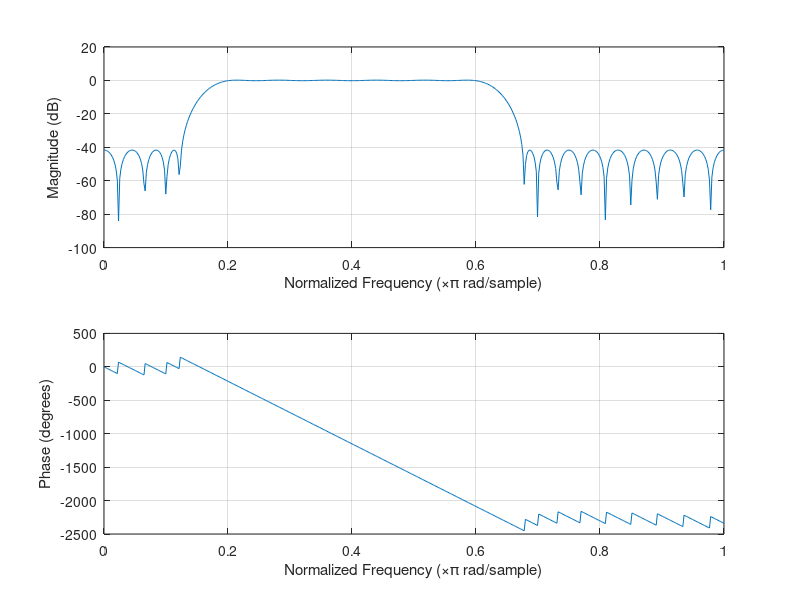
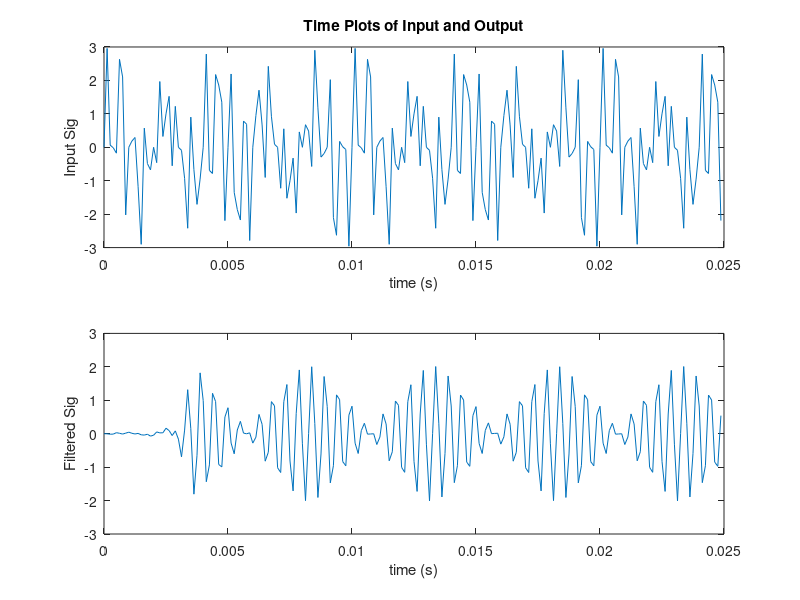
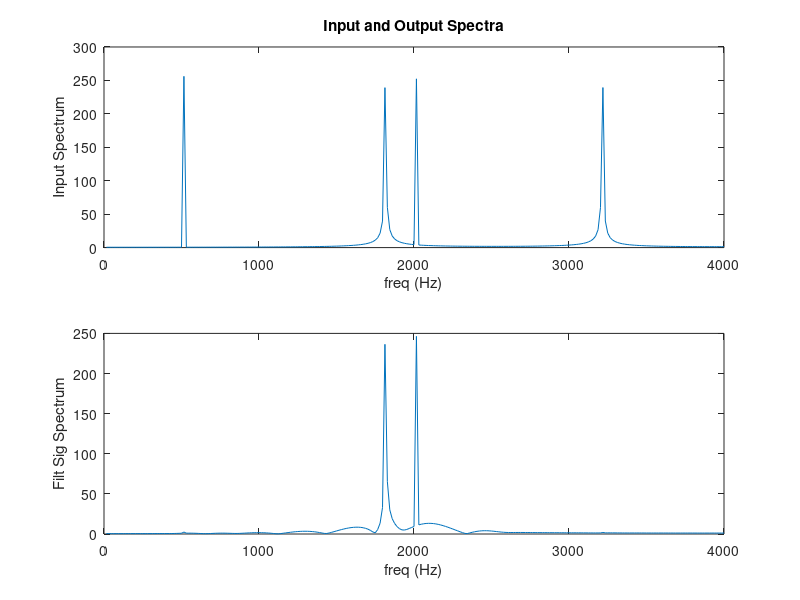

MATLAB code for these plots, in order:
% fir_2b.m
% FIR filter design example using the MATLAB FIR1 function 
% Autor: Nils Parche, 19.11.2017
clear all;
clc;

Fs=8e3; %Specify Sampling Frequency
Ts=1/Fs; %Sampling period.
Ns=512; %No of time samples to be plotted.
F=[500 800 2400 2700]; %Cutoff frequenzcy
A=[0 1 0]; % Desired amplitude
RP = 0.4; % Passband ripple
RS = 40; % Stopband ripple
DEV = [10^(-RS/20) (10^(RP/20)-1)/(10^(RP/20)+1) 10^(-RS/20)];

t=[0:Ts:Ts*(Ns-1)]; %Make time array that contains Ns elements
%t = [0, Ts, 2Ts, 3Ts,..., (Ns-1)Ts]
%create sampled sinusoids at different frequencies

%create sampled sinusoids at different frequencies
f1=500; f2=1800; f3=2000; f4=3200;
x1=sin(2*pi*f1*t); x2=sin(2*pi*f2*t); x3=sin(2*pi*f3*t); x4=sin(2*pi*f4*t);
x=x1+x2+x3+x4; %Calculate samples for a 4-tone input signal

% f_step = 100:100:3900;
% f_kamm = zeros(length(f_step),Ns);
% x = zeros(1,length(f_kamm));
% 
% 
% for i=1:length(f_kamm(:,1))
%     for j=1:Ns
%         f_kamm(i,j) = sin(2*pi*f_step(i)*t(j));
%     end
%     
% end
% 
% x=sum(f_kamm);

% N=16; %FIR1 requires filter order (N) to be EVEN when gain = 1 at Fs/2.
% W=[0.4 0.6]; %Specify Bandstop filter with stop band between
%0.4*(Fs/2) and 0.6*(Fs/2)
[N, F0, A0, W] = firpmord(F, A, DEV, Fs)
N=N+5
B=firpm(N, F0, A0, W) %Design FIR Filter using default Hamming window.
%create header file fir_coef.h (FIR filter coefficients)
correction = 32767;
B_correction = floor(B*correction) %cast B to 16 bit short Int
%create header file fir_coef.h (FIR filter coefficients)
filnam = fopen('BP_coeff.h', 'w'); % generate include-file
fprintf(filnam,'#define N %d\n', N+1);
fprintf(filnam,'short h[N]={\n');
j = 0;
for i= 1:N+1;
 fprintf(filnam,' %6.0f,', B_correction(i));
 j = j + 1;
 if j >7
 fprintf(filnam, '\n');
 j = 0;
 end
end
fprintf(filnam,'};\n');
fclose(filnam);
A=1; %FIR filters have no poles, only zeros.
grid on;
freqz(B,A); %Plot frequency response - both amp and phase response.
%pause; %User must hit any key on PC keyboard to continue.
figure; %Create a new figure window, so previous one isn't lost.
subplot(2,1,1); %Two subplots will go on this figure window.
Npts=200;
%Npts=Ns;
plot(t(1:Npts),x(1:Npts)) %Plot first Npts of this 4-tone input signal
title('Time Plots of Input and Output');
xlabel('time (s)'); ylabel('Input Sig');
%Now apply this filter to the 4-tone test sequence
y = filter(B,A,x);
subplot(2,1,2); %Now go to bottom subplot.
plot(t(1:Npts),y(1:Npts)); %Plot first Npts of filtered signal.
xlabel('time (s)'); ylabel('Filtered Sig');
%pause;
figure; %Create a new figure window, so previous one isn't lost.
subplot(2,1,1);
xfftmag=(abs(fft(x,Ns))); %Compute spectrum of input signal.
xfftmagh=xfftmag(1:length(xfftmag)/2);
%Plot only the first half of FFT, since second half is mirror imag
f=[1:1:length(xfftmagh)]*Fs/Ns; %Make freq array from 0 Hz to Fs/2 Hz.
plot(f,xfftmagh); %Plot frequency spectrum of input signal
title('Input and Output Spectra');
xlabel('freq (Hz)'); ylabel('Input Spectrum');
subplot(2,1,2);
yfftmag=(abs(fft(y,Ns)));
yfftmagh=yfftmag(1:length(yfftmag)/2);
%Plot only the first half of FFT, since second half is mirror image
plot(f,yfftmagh); %Plot frequency spectrum of input signal
xlabel('freq (Hz)'); ylabel('Filt Sig Spectrum');